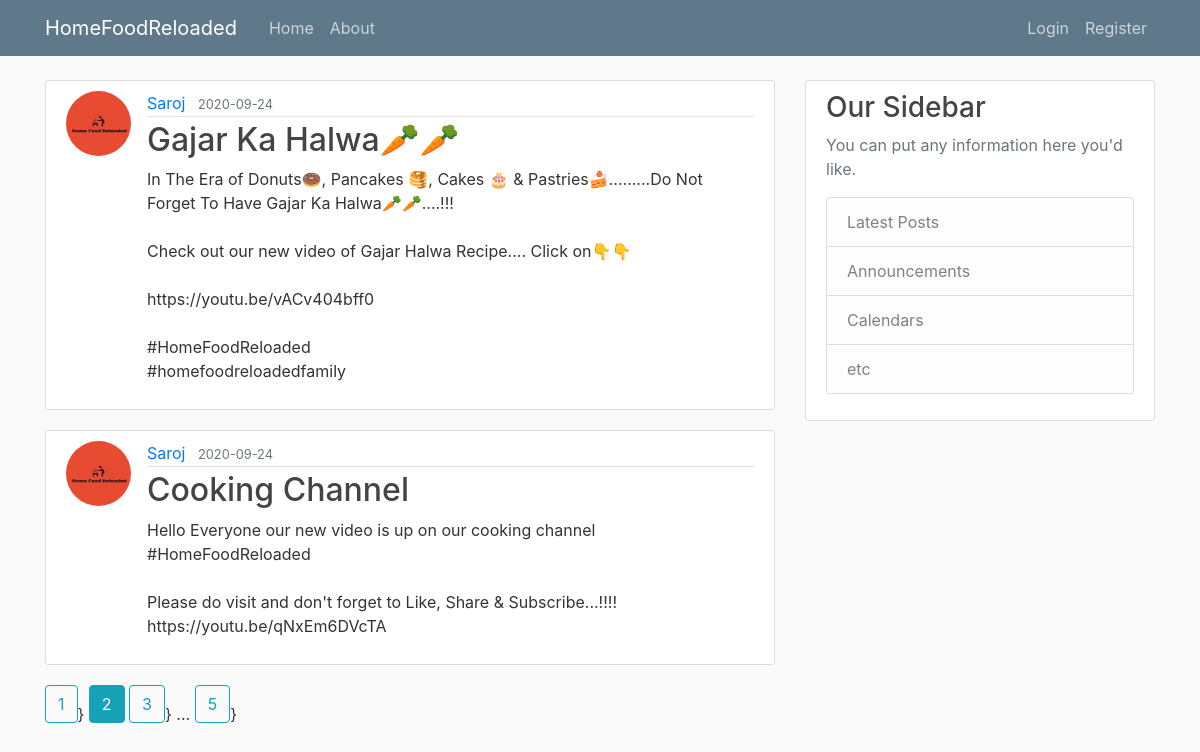
The page /home?page=2 on the database its author committed.
### flaskblog/models.py (models this page shows, shortened)
class Post(db.Model):
    id = db.Column(db.Integer, primary_key=True)
    title = db.Column(db.String(100),nullable=False)
    content = db.Column(db.Text(),nullable=False)
    created = db.Column(db.DateTime, nullable = False, default=datetime.utcnow)
    user_id = db.Column(db.Integer,db.ForeignKey('user.id'), nullable=False)

class User(db.Model, UserMixin ):
    id= db.Column(db.Integer,primary_key=True)
    username= db.Column(db.String(20), unique=True, nullable=False)
    email= db.Column(db.String(120),unique=True,nullable=False)
    image_file= db.Column(db.String(20),nullable=False,default='default.jpg')
    password= db.Column(db.String(100),nullable=False)
    posts= db.relationship('Post',backref='author',lazy=True)

### flaskblog/main/routes.py (the view)
@main.route('/')
@main.route('/home')
def hello_world():
    page = request.args.get('page', 1, type=int)
    posts=Post.query.paginate(page=page, per_page=2)
    return render_template('home.html' , posts = posts)

### flaskblog/templates/home.html
{% extends "layout.html" %}
{% block content %}
    {% for post in posts.items %}
        <article class="media content-section">
          <img class="rounded-circle article-img" src="{{ url_for('static', filename='profile_pics/' + post.author.image_file) }}">
          <div class="media-body">
            <div class="article-metadata">
              <a class="mr-2" href="{{ url_for('users.user_post', username= post.author.username) }}">{{ post.author.username }}</a>
              <small class="text-muted">{{ post.created.strftime('%Y-%m-%d') }}</small>
            </div>
            <h2><a class="article-title" href="{{ url_for('posts.post', id=post.id) }}">{{ post.title }}</a></h2>
            <p class="article-content">{{ post.content }}</p>
          </div>
        </article>
    {% endfor %}
    {% for page_num in posts.iter_pages(left_edge=1, right_edge=1, left_current=1, right_current=2) %}
        {% if page_num %}
            {% if posts.page == page_num %}
                <a class="btn btn-info mb-4" href="{{ url_for('main.hello_world', page=page_num) }}">{{ page_num }}</a>
            {% else %}
                <a class="btn btn-outline-info mb-4" href="{{ url_for('main.hello_world', page=page_num) }}">{{ page_num }}</a>}
            {% endif %}
        {% else %}
            ...
        {% endif %}
    {% endfor %}
{% endblock content %}

### flaskblog/static/main.css (style rules this page uses)
body { background: #fafafa; color: #333333; margin-top: 5rem; }
h1, h2, h3, h4, h5, h6 { color: #444444; }
.content-section { background: #ffffff; padding: 10px 20px; border: 1px solid #dddddd; border-radius: 3px; margin-bottom: 20px; }
.article-title { color: #444444; }
.article-content { white-space: pre-line; }
.article-img { height: 65px; width: 65px; margin-right: 16px; }
.article-metadata { padding-bottom: 1px; margin-bottom: 4px; border-bottom: 1px solid #e3e3e3 }

### rows shown on the page
Post: image_file (picture), author.username "Saroj", created "2020-09-24", title "Gajar Ka Halwa🥕🥕", content "In The Era of Donuts🍩, Pancakes 🥞, Cakes 🎂 & Pastries🍰.........Do Not Forget To Have Gajar Ka Halwa🥕🥕....!!! Check out our new video of Gajar Halwa Recipe.... Click on👇👇 https://youtu.be/vACv404bff0 #HomeFoodReloaded #homefoodreloadedfamily"
Post: image_file (picture), author.username "Saroj", created "2020-09-24", title "Cooking Channel", content "Hello Everyone our new video is up on our cooking channel #HomeFoodReloaded Please do visit and don't forget to Like, Share & Subscribe...!!!! https://youtu.be/qNxEm6DVcTA"

### other values the page prints
{{ page_num }} "1" "3" "5"
{{ page_num }} "2"
